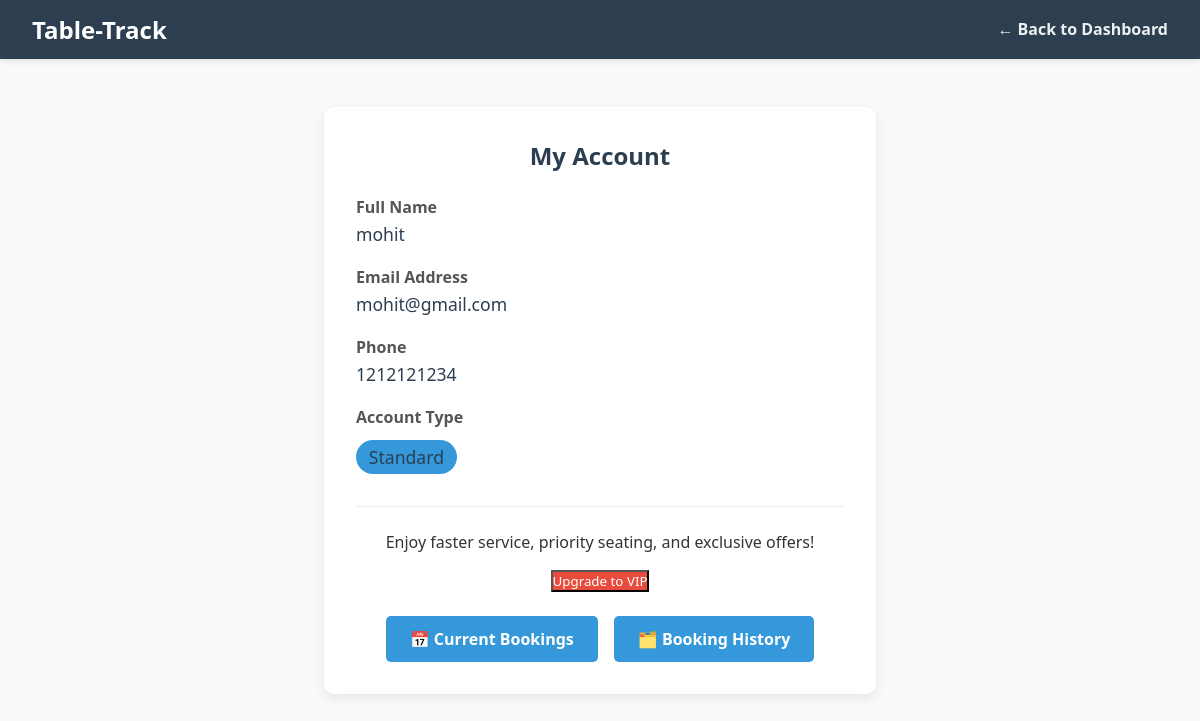
The page /user-account (signed in) on the database its author committed.
### backend/models.py (models this page shows, shortened)
class User(db.Model):
    id = db.Column(db.Integer, primary_key=True)
    name = db.Column(db.String(100), nullable=False)
    email = db.Column(db.String(120), unique=True, nullable=False)
    phone = db.Column(db.String(15))
    password_hash = db.Column(db.String(200), nullable=False)
    is_vip = db.Column(db.Boolean, default=False)

### backend/app.py (the view)
@app.route('/user-account')
@login_required
def user_account():
    user = User.query.filter_by(email=session['user_email']).first()
    if not user:
        return redirect(url_for('login'))  # ✅ fixed: 'login', not '/login'
    return render_template('user-account.html', user=user)

### backend/app.py (called while the page is built)
def login_required(f):
    from functools import wraps
    @wraps(f)
    def decorated_function(*args, **kwargs):
        if 'user_email' not in session:
            return redirect(url_for('login'))
        return f(*args, **kwargs)
    return decorated_function

### backend/templates/user-account.html (shortened to what this page needs)
<!DOCTYPE html>
<html lang="en">
<head>
</head>
<body>
  <nav>
    <div class="logo">Table-Track</div>
    <div class="nav-links">
      <a href="/home">← Back to Dashboard</a>
    </div>
  </nav>
  <div class="container">
    <div class="card">
      <h2>My Account</h2>
      <div class="info-group">
        <label>Full Name</label>
        <span>{{ user.name }}</span>
      </div>
      <div class="info-group">
        <label>Email Address</label>
        <span>{{ user.email }}</span>
      </div>
      {% if user.phone %}
      <div class="info-group">
        <label>Phone</label>
        <span>{{ user.phone }}</span>
      </div>
      {% endif %}
      <div class="info-group">
        <label>Account Type</label>
        <span class="status {% if user.is_vip %}vip{% endif %}">
          {{ "VIP" if user.is_vip else "Standard" }}
        </span>
      </div>
      <div class="vip-section">
        {% if not user.is_vip %}
          <p>Enjoy faster service, priority seating, and exclusive offers!</p>
          <form action="/upgrade-to-vip" method="POST" style="margin-top: 1rem;">
            <button type="submit" class="vip-btn">Upgrade to VIP</button>
          </form>
        {% else %}
          <p>✅ You are a VIP member! You enjoy priority service and exclusive benefits.</p>
        {% endif %}
      </div>
      <div class="actions">
        <a href="/current-bookings" class="btn view-btn">📅 Current Bookings</a>
        <a href="/booking-history" class="btn view-btn">🗂️ Booking History</a>
      </div>
    </div>
  </div>
</body>
</html>

### backend/templates/user-account.html (style rules this page uses)
* { margin: 0; padding: 0; box-sizing: border-box; font-family: 'Segoe UI', Tahoma, Geneva, Verdana, sans-serif; }
body { background-color: #f8f9fa; color: #333; }
nav { background-color: #2c3e50; padding: 0.8rem 2rem; display: flex; justify-content: space-between; align-items: center; box-shadow: 0 2px 6px rgba(0,0,0,0.1); }
.logo { color: white; font-size: 1.5rem; font-weight: bold; }
.nav-links a { color: #ecf0f1; text-decoration: none; font-weight: 600; }
.container { max-width: 600px; margin: 3rem auto; padding: 0 1.5rem; }
.card { background: white; padding: 2rem; border-radius: 10px; box-shadow: 0 4px 12px rgba(0,0,0,0.08); }
.card h2 { margin-bottom: 1.5rem; color: #2c3e50; text-align: center; }
.info-group { margin-bottom: 1.2rem; }
.info-group label { display: block; font-weight: 600; color: #555; margin-bottom: 0.3rem; }
.info-group span { font-size: 1.1rem; color: #2c3e50; }
.vip-section { margin-top: 2rem; padding-top: 1.5rem; border-top: 1px solid #eee; text-align: center; }
.actions { display: flex; justify-content: center; gap: 1rem; margin-top: 1.5rem; }
.btn { padding: 0.75rem 1.5rem; border: none; border-radius: 5px; font-size: 1rem; font-weight: bold; text-decoration: none; display: inline-block; text-align: center; cursor: pointer; transition: background 0.3s; }
.vip-btn { background-color: #e74c3c; color: white; }
.view-btn { background-color: #3498db; color: white; }
.status { display: inline-block; margin-top: 0.5rem; padding: 0.3rem 0.8rem; background-color: #3498db; color: white; border-radius: 20px; font-size: 0.9rem; }

### rows shown on the page
User: name "mohit", email "mohit@gmail.com", phone "1212121234", is_vip "Standard"
